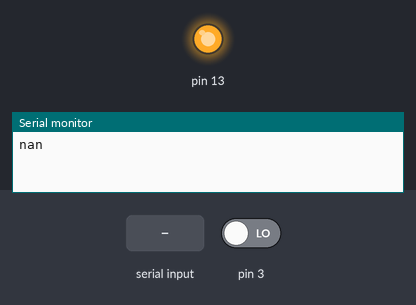
A sketch run on a simulated Arduino Uno, built with avr-gcc and run on an emulated ATmega328P. Parts: output pins drawn as LEDs (lit = HIGH), the last lines printed to the serial monitor. The inputs (shaded band) are chosen by the test bench; at power-on: pin 3 LOW. EEPROM starts erased.

Above: at 1.2 s.
1.3 s: "AR#\n" received over Serial
At 2.3 s:
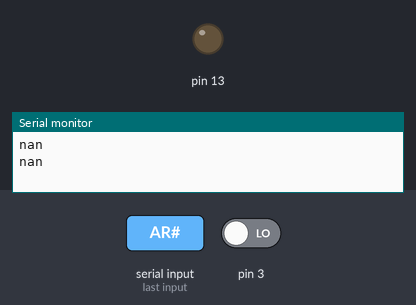
Timing chart, 0 to 19.5 s (numbered marks = the images above; inputs shaded):
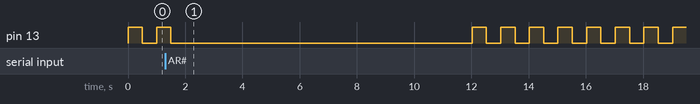

The sketch:

UmidadeSolo.ino
```cpp
#include <EEPROM.h>
#define EEPROM_UNIT sizeof(float)
float freq;
float H2O;
float AR;

void setup() {
	pinMode(3,INPUT);
	pinMode(13,OUTPUT);
	Serial.begin(9600);
}

void loop() {
	digitalWrite(13, HIGH);
	EEPROM.get(0, H2O);
	EEPROM.get(100, AR);
	lerFreq(500);
	float Frelativa = (freq-AR)/(H2O-AR);
	Serial.println(Frelativa,4);
	digitalWrite(13, LOW);
	delay(500);
}

void lerFreq(float intervalo){
	float pulsos = 0;
	float tempoInicial = millis();
	float tempo = tempoInicial;
	boolean pulso;
	while(tempo <= (tempoInicial + intervalo)){
		tempo = millis();
		if(digitalRead(3) == HIGH){
			if(pulso == HIGH){
				pulsos = pulsos + 1;
			}
			pulso=LOW;
		}
		else{
			pulso=HIGH;
		}
	}
	freq = pulsos/(intervalo/1000);
}

void serialEvent(){
	while(Serial.available()){
		String inputString = Serial.readStringUntil('\n');
		if(inputString.substring(0,3) == "AR#"){
			for(int i=1; i <= 10; i++){
				lerFreq(1000);
				int soma = soma+freq;
				AR = soma/i;
			}
			Serial.println(AR);
			EEPROM.put(100, AR);
			Serial.println(AR);
		}
		if(inputString.substring(0,3) == "H2O"){
			for(int i=1; i <= 10; i++){
				lerFreq(1000);
				int soma = soma+freq;
				H2O = soma/i;
			}
			Serial.println(H2O);
			EEPROM.put(0, H2O);
			Serial.println(H2O);
		}
	}
}
```

Measured:
- by itself, pin 13: repeats every 1.0 s: HIGH 0.50 s, LOW 0.50 s
